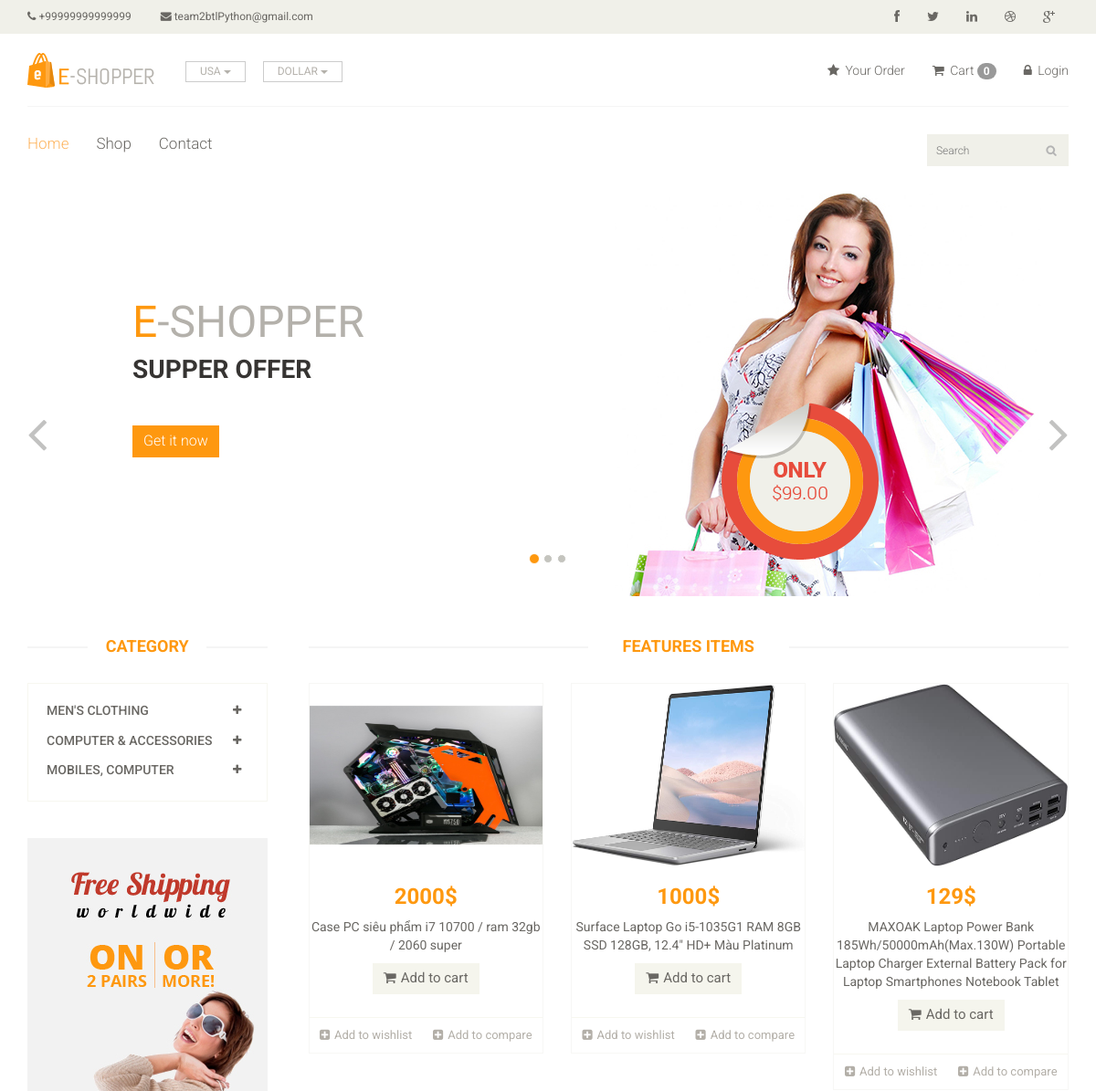
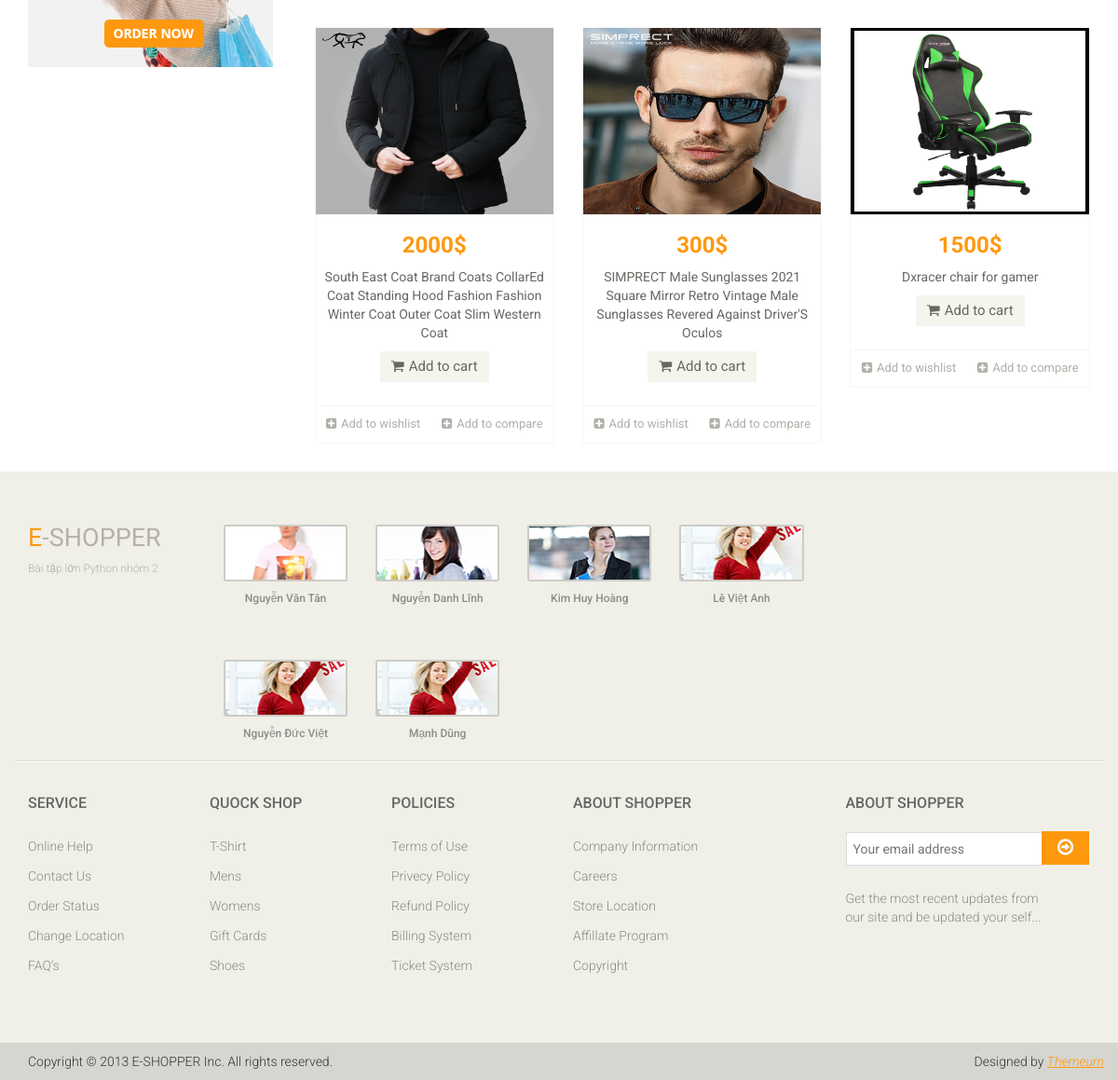
The page / on the database its author committed (2 pictures, top to bottom).
### app/models.py (models this page shows, shortened)
class Category(models.Model):
    category_name = models.CharField(max_length=50)

class Product(models.Model):
    Availability = (('In Stock', 'In Stock'), ('Out of Stock', 'Out of Stock'))
    category = models.ForeignKey(Category, on_delete=models.CASCADE, default='')
    sub_category = models.ForeignKey(Sub_Category, on_delete=models.CASCADE, default='')
    image = models.ImageField(upload_to='ecommerce/pimg')
    name = models.CharField(max_length=150, default="")
    price = models.IntegerField(default=0)
    Availability = models.CharField(choices=Availability,null=True,max_length=100)
    date = models.DateField(auto_now_add=True)

### E_shop/views.py (the view)
# urls.py: path('', views.Index, name='index'),
def Index(request):
    category = Category.objects.all()
    categoryID = request.GET.get('category')
    if categoryID:
        product = Product.objects.filter(sub_category=categoryID).order_by('-id')
    else:
        product = Product.objects.all()
    context = {
        'category': category,
        'product': product,
    }
    return render(request, 'index.html', context)

### templates/index.html (shortened to what this page needs)
{% extends 'master.html' %}
{% block body %}
    <section id="slider">
		<div class="container">
			<div class="row">
				<div class="col-sm-12">
					<div id="slider-carousel" class="carousel slide" data-ride="carousel">
						<ol class="carousel-indicators">
							<li data-target="#slider-carousel" data-slide-to="0" class="active"></li>
							<li data-target="#slider-carousel" data-slide-to="1"></li>
							<li data-target="#slider-carousel" data-slide-to="2"></li>
						</ol>
						<div class="carousel-inner">
							<div class="item active">
								<div class="col-sm-6">
									<h1><span>E</span>-SHOPPER</h1>
									<h2>SUPPER OFFER </h2>
									<button type="button" class="btn btn-default get">Get it now</button>
								</div>
								<div class="col-sm-6">
									<img src="/static/images/home/girl1.jpg" class="girl img-responsive" alt="" />
									<img src="/static/images/home/pricing.png"  class="pricing" alt="" />
								</div>
							</div>
						</div>
						<a href="#slider-carousel" class="left control-carousel hidden-xs" data-slide="prev">
							<i class="fa fa-angle-left"></i>
						</a>
						<a href="#slider-carousel" class="right control-carousel hidden-xs" data-slide="next">
							<i class="fa fa-angle-right"></i>
						</a>
					</div>
				</div>
			</div>
		</div>
	</section>
<section>
		<div class="container">
			<div class="row">
				<div class="col-sm-3">
					<div class="left-sidebar">
						<h2>Category</h2>
						<div class="panel-group category-products" id="accordian">
							{% for cat in category %}
							<div class="panel panel-default">
								<div class="panel-heading">
									<h4 class="panel-title">
										<a data-toggle="collapse" data-parent="#accordian" href="#{{cat.id}}">
											<span class="badge pull-right"><i class="fa fa-plus"></i></span>
											{{cat.category_name}}
										</a>
									</h4>
								</div>
							</div>
							{% endfor %}
						</div>
						<div class="shipping text-center">
							<img src="images/home/shipping.jpg" alt="" />
						</div>
					</div>
				</div>
				<div class="col-sm-9 padding-right">
					<div class="features_items">
						<h2 class="title text-center">Features Items</h2>
						{% for prod in product %}
						<div class="col-sm-4">
							<div class="product-image-wrapper">
								<div class="single-products">
										<div class="productinfo text-center">
											<img src="{{prod.image}}" alt="" height="200px;"  />
											<h2>{{prod.price}}$</h2>
											<p>{{prod.name}}</p>
											<a href="{% url 'cart_add' prod.id %}" class="btn btn-default add-to-cart"><i class="fa fa-shopping-cart"></i>Add to cart</a>
										</div>
										<div class="product-overlay">
											<div class="overlay-content">
											</div>
										</div>
								</div>
								<div class="choose">
									<ul class="nav nav-pills nav-justified">
										<li><a href="#"><i class="fa fa-plus-square"></i>Add to wishlist</a></li>
										<li><a href="#"><i class="fa fa-plus-square"></i>Add to compare</a></li>
									</ul>
								</div>
							</div>
						</div>
						{% endfor %}
					</div>
				</div>
			</div>
		</div>
	</section>
{% endblock %}

### templates/master.html (shortened to what this page needs)
<!DOCTYPE html>
<html lang="en">
<head>
    {% load static %}
    <link href="/static/css/bootstrap.min.css" rel="stylesheet">
    <link href="/static/css/font-awesome.min.css" rel="stylesheet">
    <link href="/static/css/prettyPhoto.css" rel="stylesheet">
    <link href="/static/css/price-range.css" rel="stylesheet">
    <link href="/static/css/animate.css" rel="stylesheet">
	<link href="/static/css/main.css" rel="stylesheet">
	<link href="/static/css/responsive.css" rel="stylesheet">
</head>
<body>
<header id="header">
		<div class="header_top">
			<div class="container">
				<div class="row">
					<div class="col-sm-6">
						<div class="contactinfo">
							<ul class="nav nav-pills">
								<li><a href="#"><i class="fa fa-phone"></i> +99999999999999</a></li>
								<li><a href="#"><i class="fa fa-envelope"></i> team2btlPython@gmail.com</a></li>
							</ul>
						</div>
					</div>
					<div class="col-sm-6">
						<div class="social-icons pull-right">
							<ul class="nav navbar-nav">
								<li><a href="#"><i class="fa fa-facebook"></i></a></li>
								<li><a href="#"><i class="fa fa-twitter"></i></a></li>
								<li><a href="#"><i class="fa fa-linkedin"></i></a></li>
								<li><a href="#"><i class="fa fa-dribbble"></i></a></li>
								<li><a href="#"><i class="fa fa-google-plus"></i></a></li>
							</ul>
						</div>
					</div>
				</div>
			</div>
		</div>
		<div class="header-middle">
			<div class="container">
				<div class="row">
					<div class="col-sm-4">
						<div class="logo pull-left">
							<a href="http://127.0.0.1:8000/"><img src="/static/images/home/logo.png" alt="" /></a>
						</div>
						<div class="btn-group pull-right">
							<div class="btn-group">
								<button type="button" class="btn btn-default dropdown-toggle usa" data-toggle="dropdown">
									USA
									<span class="caret"></span>
								</button>
							</div>
							<div class="btn-group">
								<button type="button" class="btn btn-default dropdown-toggle usa" data-toggle="dropdown">
									DOLLAR
									<span class="caret"></span>
								</button>
							</div>
						</div>
					</div>
					<div class="col-sm-8">
						<div class="shop-menu pull-right">
							<ul class="nav navbar-nav">
								<li><a href="/order/"><i class="fa fa-star"></i> Your Order</a></li>
								<li><a href="/cart/cart-detail/"><i class="fa fa-shopping-cart"></i> Cart <span class="badge badge-secondary">{{request.session.cart|length}}</span> </a></li>
								{% if user.is_authenticated %}
								<li><a href="{% url 'logout' %}"><i class="fa fa-lock"></i> Logout</a></li>
								{% else %}
								<li><a href="{% url 'login' %}"><i class="fa fa-lock"></i> Login</a></li>
								{% endif %}
							</ul>
						</div>
					</div>
				</div>
			</div>
		</div>
		<div class="header-bottom">
			<div class="container">
				<div class="row">
					<div class="col-sm-9">
						<div class="mainmenu pull-left">
							<ul class="nav navbar-nav collapse navbar-collapse">
								<li><a href="{% url 'index'%}" class="active">Home</a></li>
								<li><a href="/product/">Shop</a>
                                </li>
								<li><a href="{% url 'contact_page'%}">Contact</a></li>
							</ul>
						</div>
					</div>
					<div class="col-sm-3">
						<form method="get" action="/search/">
						<div class="search_box pull-right">
							<input name="query" type="text" placeholder="Search"/>
						</div>
						</form>
					</div>
				</div>
			</div>
		</div>
	</header>
{% block body %}  {% endblock %}
    <footer id="footer">
		<div class="footer-top">
			<div class="container">
				<div class="row">
					<div class="col-sm-2">
						<div class="companyinfo">
							<h2><span>e</span>-shopper</h2>
							<p>Bài tập lớn Python nhóm 2 </p>
						</div>
					</div>
					<div class="col-sm-7">
						<div class="col-sm-3">
							<div class="video-gallery text-center">
								<a href="#">
									<div class="iframe-img">
										<img src="/static/images/home/iframe1.png" alt="" />
									</div>
								</a>
								<p>Nguyễn Văn Tân</p>
							</div>
						</div>
						<div class="col-sm-3">
							<div class="video-gallery text-center">
								<a href="#">
									<div class="iframe-img">
										<img src="/static/images/home/iframe2.png" alt="" />
									</div>
								</a>
								<p>Nguyễn Danh Lĩnh</p>
							</div>
						</div>
						<div class="col-sm-3">
							<div class="video-gallery text-center">
								<a href="#">
									<div class="iframe-img">
										<img src="/static/images/home/iframe3.png" alt="" />
									</div>
								</a>
								<p>Kim Huy Hoàng</p>
							</div>
						</div>
						<div class="col-sm-3">
							<div class="video-gallery text-center">
								<a href="#">
									<div class="iframe-img">
										<img src="/static/images/home/iframe4.png" alt="" />
									</div>
								</a>
								<p>Lê Việt Anh</p>
							</div>
						</div>
						<div class="col-sm-3">
							<div class="video-gallery text-center">
								<a href="#">
									<div class="iframe-img">
										<img src="/static/images/home/iframe4.png" alt="" />
									</div>
								</a>
								<p>Nguyễn Đức Việt</p>
							</div>
						</div>
						<div class="col-sm-3">
							<div class="video-gallery text-center">
								<a href="#">
									<div class="iframe-img">
										<img src="/static/images/home/iframe4.png" alt="" />
									</div>
								</a>
								<p>Mạnh Dũng</p>
							</div>
						</div>
					</div>
				</div>
			</div>
		</div>
		<div class="footer-widget">
			<div class="container">
				<div class="row">
					<div class="col-sm-2">
						<div class="single-widget">
							<h2>Service</h2>
							<ul class="nav nav-pills nav-stacked">
								<li><a href="#">Online Help</a></li>
								<li><a href="#">Contact Us</a></li>
								<li><a href="#">Order Status</a></li>
								<li><a href="#">Change Location</a></li>
								<li><a href="#">FAQ’s</a></li>
							</ul>
						</div>
					</div>
					<div class="col-sm-2">
						<div class="single-widget">
							<h2>Quock Shop</h2>
							<ul class="nav nav-pills nav-stacked">
								<li><a href="#">T-Shirt</a></li>
								<li><a href="#">Mens</a></li>
								<li><a href="#">Womens</a></li>
								<li><a href="#">Gift Cards</a></li>
								<li><a href="#">Shoes</a></li>
							</ul>
						</div>
					</div>
					<div class="col-sm-2">
						<div class="single-widget">
							<h2>Policies</h2>
							<ul class="nav nav-pills nav-stacked">
								<li><a href="#">Terms of Use</a></li>
								<li><a href="#">Privecy Policy</a></li>
								<li><a href="#">Refund Policy</a></li>
								<li><a href="#">Billing System</a></li>
								<li><a href="#">Ticket System</a></li>
							</ul>
						</div>
					</div>
					<div class="col-sm-2">
						<div class="single-widget">
							<h2>About Shopper</h2>
							<ul class="nav nav-pills nav-stacked">
								<li><a href="#">Company Information</a></li>
								<li><a href="#">Careers</a></li>
								<li><a href="#">Store Location</a></li>
								<li><a href="#">Affillate Program</a></li>
								<li><a href="#">Copyright</a></li>
							</ul>
						</div>
					</div>
					<div class="col-sm-3 col-sm-offset-1">
						<div class="single-widget">
							<h2>About Shopper</h2>
							<form action="#" class="searchform">
								<input type="text" placeholder="Your email address" />
								<button type="submit" class="btn btn-default"><i class="fa fa-arrow-circle-o-right"></i></button>
								<p>Get the most recent updates from <br />our site and be updated your self...</p>
							</form>
						</div>
					</div>
				</div>
			</div>
		</div>
		<div class="footer-bottom">
			<div class="container">
				<div class="row">
					<p class="pull-left">Copyright © 2013 E-SHOPPER Inc. All rights reserved.</p>
					<p class="pull-right">Designed by <span><a target="_blank" href="http://www.themeum.com">Themeum</a></span></p>
				</div>
			</div>
		</div>
	</footer>
</body>
</html>

### rows shown on the page
Category: category_name "MEN'S CLOTHING"
Category: category_name "COMPUTER & ACCESSORIES"
Category: category_name "MOBILES, COMPUTER"
Product: image (picture), price "2000", name "Case PC siêu phẩm i7 10700 / ram 32gb / 2060 super"
Product: image (picture), price "1000", name "Surface Laptop Go i5-1035G1 RAM 8GB SSD 128GB, 12.4″ HD+ Màu Platinum"
Product: image (picture), price "129", name "MAXOAK Laptop Power Bank 185Wh/50000mAh(Max.130W) Portable Laptop Charger External Battery Pack for Laptop Smartphones Notebook Tablet"
Product: image (picture), price "2000", name "South East Coat Brand Coats CollarEd Coat Standing Hood Fashion Fashion Winter Coat Outer Coat Slim Western Coat"
Product: image (picture), price "300", name "SIMPRECT Male Sunglasses 2021 Square Mirror Retro Vintage Male Sunglasses Revered Against Driver'S Oculos"
Product: image (picture), price "1500", name "Dxracer chair for gamer"

### other values the page prints
{{ request.session.cart|length }} "0"
